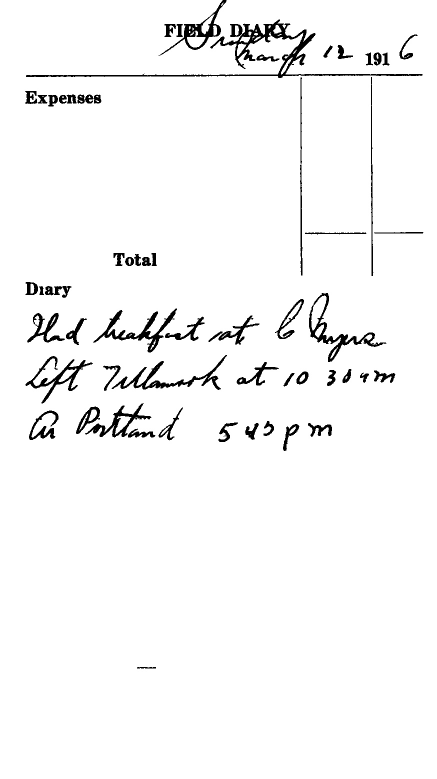
#> input picture our_files/image_processing/processed_scans/fieldDiary1916/eng.jewett.exp0.jpg, 873 x 1558 px, given as the content of the folder an/Desktop/jewettDigitization/data/unprocessed_scans/may1940, which was not available (shown at 1/2 size)
$ python image_processing.py
#> lines starting #> are read from the running program, lines starting #| are printed output that depends on the picture; after the words box and inside, x2 and y2 are one past the last pixel; in counts of white or black regions, pixels touching at a corner belong together; pictures that were not available may be replaced by others from this repository, and a replacement may not be noted

"""
===================================================================================
Name: image_processing.py
Author: Madi Sanchez-Forman, Seung Park, Emilee Oquist, Ben Mcauliffe
Version: 5.18.23
Decription: This script uses OpenCV and NumPy to preprocess scans of Jewetts handwriting
Expects directory of images to use, will create a new dictionray of images
===================================================================================
"""
#************REQUIREMEMTS************#
# conda install -c conda-forge opencv (only needs to be done once)
# conda activate opencv-env
import numpy as np
import cv2 as cv
import glob
import os,sys
#************ Paths to Files of Images, make sure to update this to your machines directory or your images ************#

path0 = '/Users/madisonforman/Desktop/jewettDigitization/data/fieldDiary1916/*.jpg'
path1 = '/Users/madisonforman/Desktop/jewettDigitization/data/unprocessed_scans/may1940/*.jpg'
path2 = '/Users/madisonforman/Desktop/jewettDigitization/data/fieldDiary1915/*.jpg'

#************Paths to Files of Images, make sure to update this to your machines file************#

def load_images(path):
    """
    Load images takes a path name and reads in the list of images using cv.imread
    Params: path to image
    Returns: list of cv images
    """
    cv_imgs = []
    for img in glob.glob(path):
        i = cv.imread(img)
#> i is the input picture: shape (1558, 873, 3); min 0, max 255, mean 246.6
        cv_imgs.append(i)
    return cv_imgs

def remove_noise(image):
    """
    Removes noise from an image using Gaussian Blur
    Params: Image to remove noise from
    Returns: Image with noise removed
    """
    blur = cv.GaussianBlur(image,(3, 3),0)
    thresh = cv.threshold(blur, 200, 255, cv.THRESH_BINARY)[1]
    return thresh

def preprocess_dirty_images(path, new_directory):
    """
    Used on dirty images, cleans them up and saves them to a new directory
    Params: Path to images, string name of new directory
    """
    image_list = load_images(path) #load all images as opencv images
#> image_list = 1 item
    name_list = create_names(path) #create a list of strings to name
    assert len(image_list) == len(name_list)
    os.mkdir(new_directory)
    os.chdir(new_directory)
    for i in range(len(image_list)):
        image = image_list[i]
        name = name_list[i]
        print(name)
        gray = cv.cvtColor(image, cv.COLOR_BGR2GRAY)
        image = remove_noise(gray)

        nlabels, labels, stats, centroids = cv.connectedComponentsWithStats(~image, 4, cv.CV_32S) #find all connected components
        areas = stats[1:, cv.CC_STAT_AREA]
        result = np.zeros((labels.shape), np.uint8)
        for j in range(0, nlabels - 1):
            if areas[j] >= 100: #if we want to get rid this area (turn it black)
                result[labels == j + 1] = 255
        cv.imwrite(name, ~result) #save the image to new dir
#> this loop made 1 pass
#> (name, nlabels) on pass 1: ('eng.jewett.exp0.png', 52)
#| eng.jewett.exp0.png
#> pass 1, in remove_noise, `thresh = cv.threshold(blur, 200, 255, cv.THRESH_BINARY)[1]`:
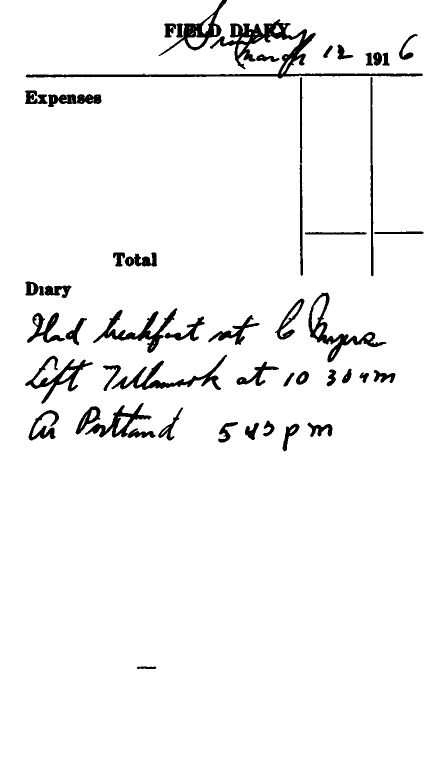
#> thresh: shape (1558, 873) (shown at 1/2 size); 95.7% white; 51 black regions, largest, box (x1, y1, x2, y2) and area: (51, 38, 846, 157) 10325, (617, 585, 773, 725) 3589, (186, 616, 355, 706) 3441
#> pass 1, in preprocess_dirty_images, `nlabels, labels, stats, centroids = cv.connectedComponentsWithStats(~i..`:
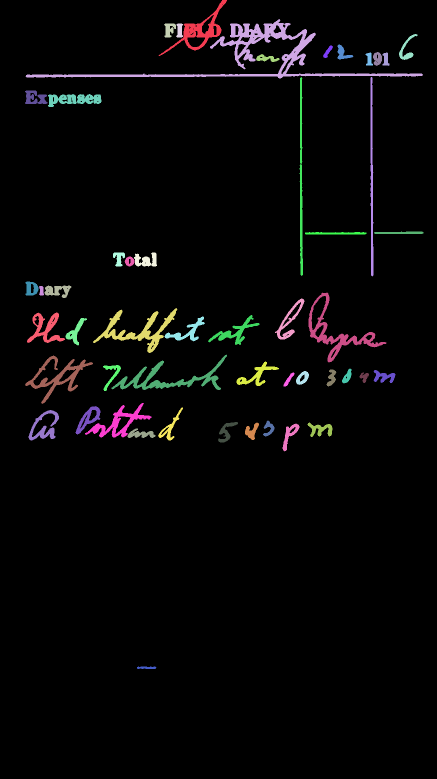
#> labels: shape (1558, 873) int32 (shown at 1/2 size); 52 distinct labels, from 0 to 51; one colour per label, 0 black
#> after the loop:
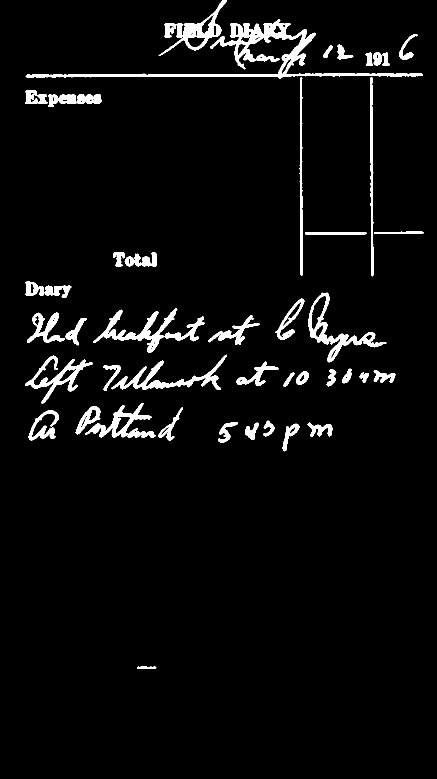
#> result: shape (1558, 873) (shown at 1/2 size); 4.3% white; 51 white regions, largest, box (x1, y1, x2, y2) and area: (51, 38, 846, 157) 10325, (617, 585, 773, 725) 3589, (186, 616, 355, 706) 3441


def thresholding(img):
    """
    Returns thresholded image
    """
    ret, thresh = cv.threshold(img, 90,255, cv.THRESH_BINARY_INV)
    return thresh

def remove_dots(img):
    """
    Removes dotted lines on image and returns them
    """
    ret, bin_map = cv.threshold(img, 215 ,255, 0) #binarize the image
    nlabels, labels, stats, centroids = cv.connectedComponentsWithStats(~bin_map, 4, cv.CV_32S)

    areas = stats[1:, cv.CC_STAT_AREA] #list of all areas
    result = np.zeros((labels.shape), np.uint8) #empty numpy matrix to hold new image
    for j in range(0, nlabels - 1): #for each label found from connected components
        if areas[j] > 50: #decide if should be filtered
            result[labels == j + 1] = 255 #turn it black (becuase the image had to be inverted earlier)
    return result

def preprocess_clean_images(path, alpha, beta):
    cur = 0
    image_list = load_images(path)
    name_list = create_names(path)
    for i in range(len(image_list)):
        image = image_list[i]
        name = name_list[i]
        gray = cv.cvtColor(image, cv.COLOR_BGR2GRAY)

        result = remove_dots(gray)
        result = ~result

def create_names(path):
    """
    Crate names outputs a list of strings that will be file names for the processed images
    """
    # images = [f for f in os.listdir(dir)]
    lang = 'eng.'
    font = 'jewett'
    string = lang + font + ".exp"
    names = []
    i = 0
    for img in glob.glob(path):
        filename = string + str(i) + ".png"
        names.append(filename)
        i += 1
    return names

def change_names(path):
    name_list = create_names(path)
    image_list = load_images(path)
    # print(len(image_list))
    for i in range(len(image_list)):
        image = image_list[i]
        name = name_list[i]
        os.chdir('/Users/madisonforman/Desktop/jewettDigitization/data/1916_split')
        cv.imwrite(name, image)

# preprocess_clean_images(path0, 1, 30)
preprocess_dirty_images(path1, "may1940_processed")

$ run again, on our_files/image_processing/processed_scans/fieldDiary1916/eng.jewett.exp12.jpg
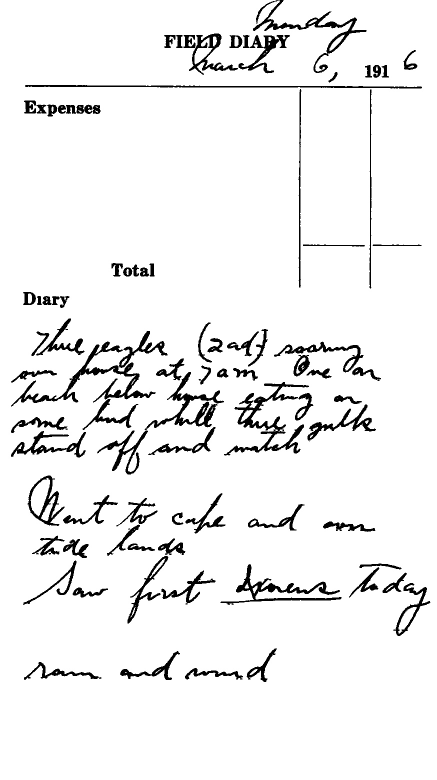
#> input picture our_files/image_processing/processed_scans/fieldDiary1916/eng.jewett.exp12.jpg, 874 x 1559 px, given as the content of the folder an/Desktop/jewettDigitization/data/unprocessed_scans/may1940, which was not available (shown at 1/2 size)
#> in load_images, i is the input picture: shape (1559, 874, 3); min 0, max 255, mean 239.8
#> image_list = 1 item
#> the loop in preprocess_dirty_images, `for i in range(len(image_list)):` made 1 pass
#> (name, nlabels) on pass 1: ('eng.jewett.exp0.png', 68)
#> (printed output is left out)
#> pass 1, in preprocess_dirty_images, `nlabels, labels, stats, centroids = cv.connectedComponentsWithStats(~i..`:
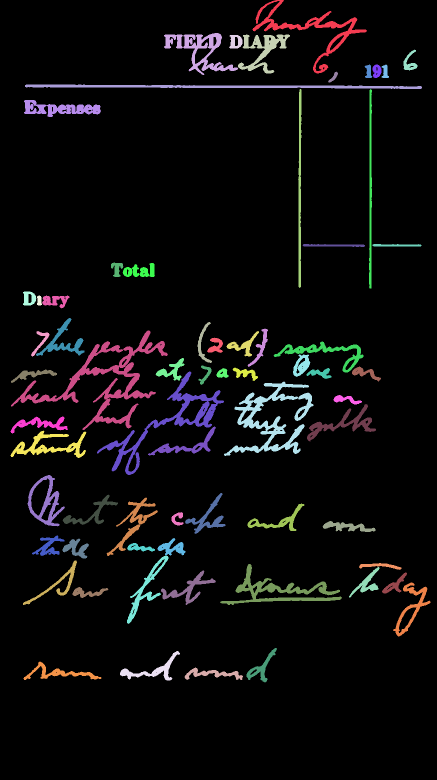
#> labels: shape (1559, 874) int32 (shown at 1/2 size); 68 distinct labels, from 0 to 67; one colour per label, 0 black
#> after the loop in preprocess_dirty_images, `for i in range(len(image_list)):`:
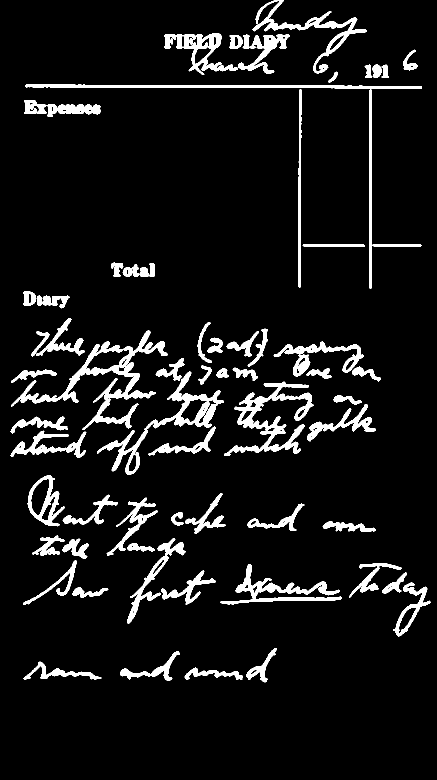
#> result: shape (1559, 874) (shown at 1/2 size); 7.5% white; 67 white regions, largest, box (x1, y1, x2, y2) and area: (22, 661, 336, 860) 9563, (448, 763, 627, 912) 7053, (194, 743, 448, 950) 6434

$ run again, on our_files/image_processing/processed_scans/fieldDiary1916/eng.jewett.exp13.jpg
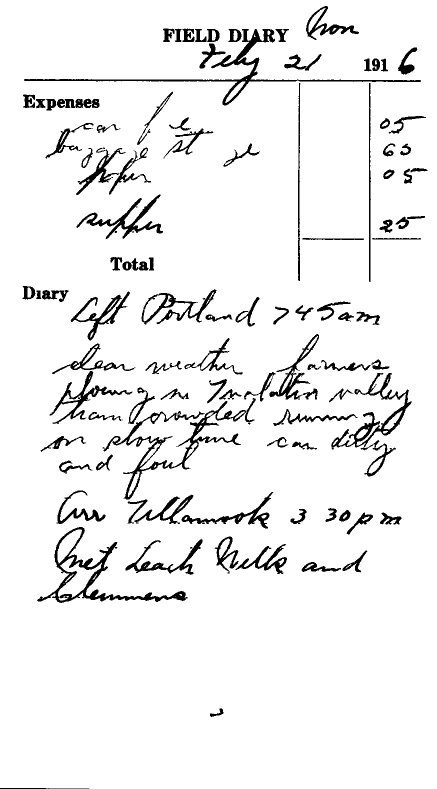
#> input picture our_files/image_processing/processed_scans/fieldDiary1916/eng.jewett.exp13.jpg, 873 x 1578 px, given as the content of the folder an/Desktop/jewettDigitization/data/unprocessed_scans/may1940, which was not available (shown at 1/2 size)
#> in load_images, i is the input picture: shape (1578, 873, 3); min 0, max 255, mean 239.2
#> image_list = 1 item
#> the loop in preprocess_dirty_images, `for i in range(len(image_list)):` made 1 pass
#> (name, nlabels) on pass 1: ('eng.jewett.exp0.png', 89)
#> (printed output is left out)
#> pass 1, in preprocess_dirty_images, `nlabels, labels, stats, centroids = cv.connectedComponentsWithStats(~i..`:
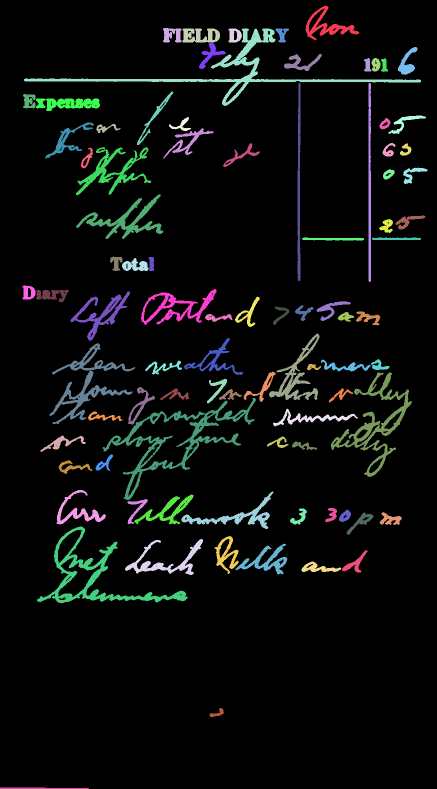
#> labels: shape (1578, 873) int32 (shown at 1/2 size); 89 distinct labels, from 0 to 88; one colour per label, 0 black
#> after the loop in preprocess_dirty_images, `for i in range(len(image_list)):`:
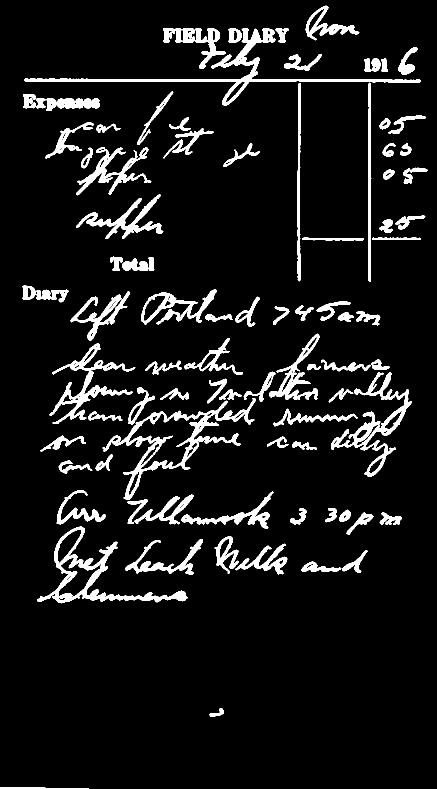
#> result: shape (1578, 873) (shown at 1/2 size); 8% white; 88 white regions, largest, box (x1, y1, x2, y2) and area: (205, 796, 512, 1000) 8499, (48, 57, 842, 212) 8176, (74, 1053, 376, 1207) 7165

$ run again, on our_files/image_processing/processed_scans/fieldDiary1916/eng.jewett.exp14.jpg
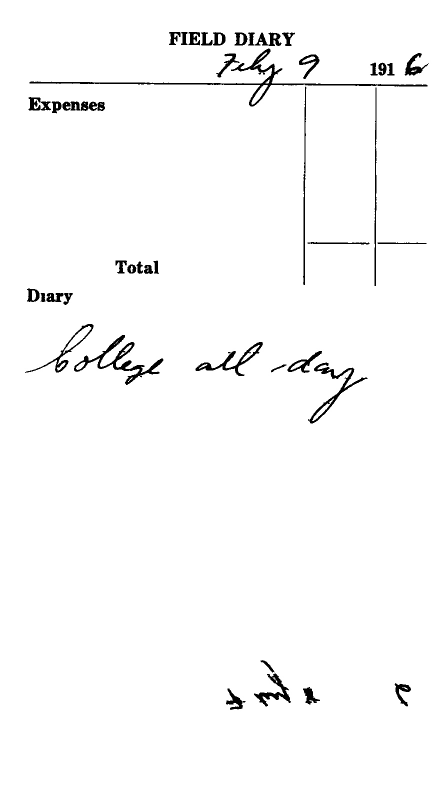
#> input picture our_files/image_processing/processed_scans/fieldDiary1916/eng.jewett.exp14.jpg, 882 x 1582 px, given as the content of the folder an/Desktop/jewettDigitization/data/unprocessed_scans/may1940, which was not available (shown at 1/2 size)
#> in load_images, i is the input picture: shape (1582, 882, 3); min 0, max 255, mean 249.7
#> image_list = 1 item
#> the loop in preprocess_dirty_images, `for i in range(len(image_list)):` made 1 pass
#> (name, nlabels) on pass 1: ('eng.jewett.exp0.png', 38)
#> (printed output is left out)
#> pass 1, in preprocess_dirty_images, `nlabels, labels, stats, centroids = cv.connectedComponentsWithStats(~i..`:
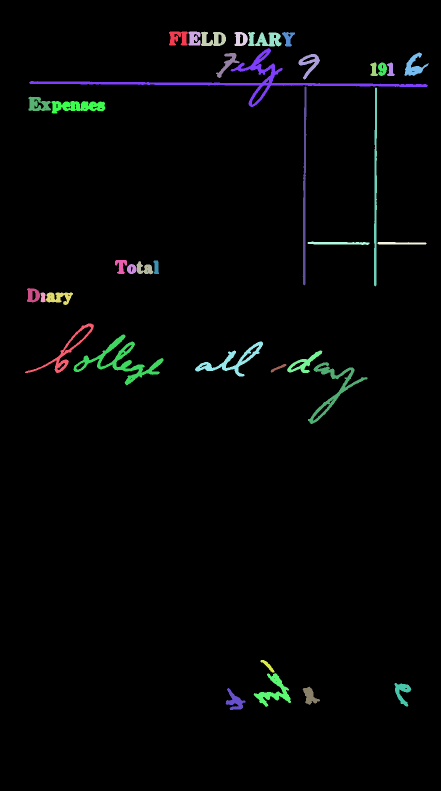
#> labels: shape (1582, 882) int32 (shown at 1/2 size); 38 distinct labels, from 0 to 37; one colour per label, 0 black
#> after the loop in preprocess_dirty_images, `for i in range(len(image_list)):`:
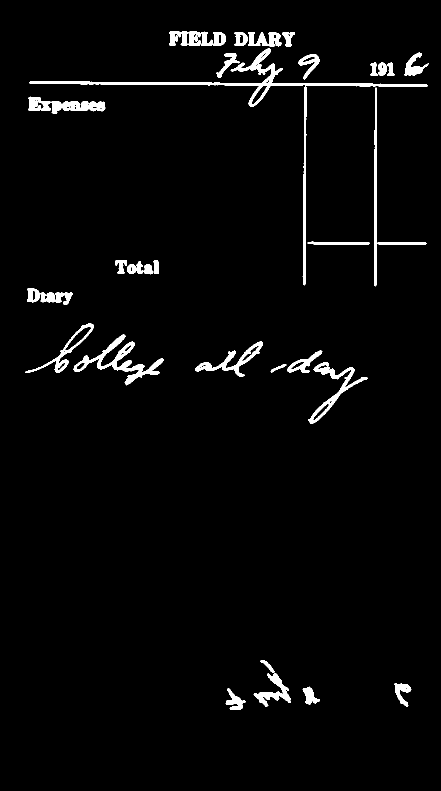
#> result: shape (1582, 882) (shown at 1/2 size); 2.8% white; 37 white regions, largest, box (x1, y1, x2, y2) and area: (58, 96, 856, 214) 6301, (147, 669, 327, 771) 3687, (616, 724, 735, 848) 2435
